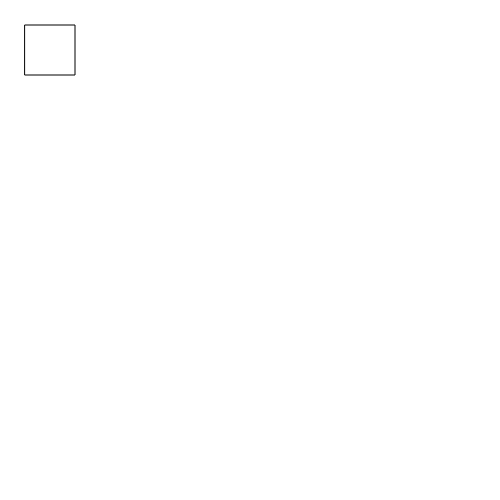
Frame 1 (no input)
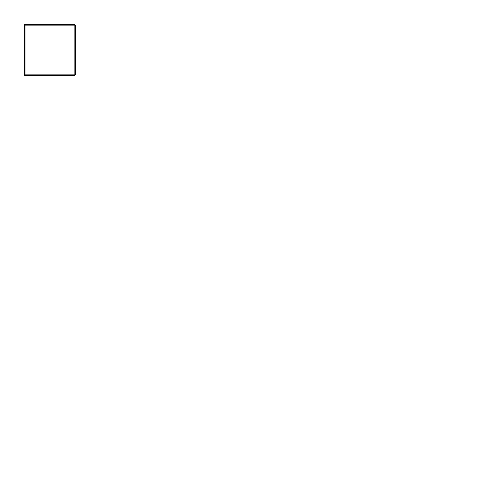
Frame 60 (no input)
Frame 120 (the mouse pressed at the canvas centre since frame 60): identical to frame 60, image omitted

The p5.js sketch that drew these frames (run headless with seeded random() and noise() and a simulated clock; from frame 60 on, the mouse is pressed at the canvas centre):

// p5.js sketch
// ── sketch.js
function setup() {
  createCanvas(500,500);
}

function draw() {
  
    if (keyIsPressed) {
    if (key == 'b' || key == 'B') {
      fill(0);
    }
  } else {
    fill(255);
  }
  rect(25, 25, 50, 50);
  
}
